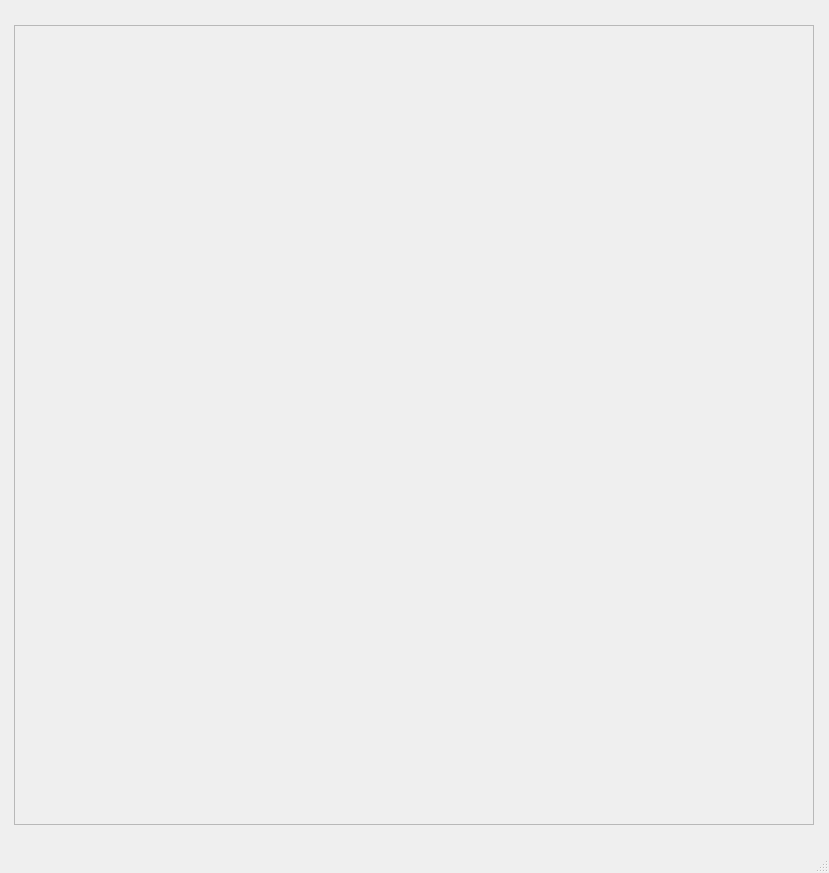
<?xml version="1.0" encoding="UTF-8"?>
<ui version="4.0">
 <class>MainWindow</class>
 <widget class="QMainWindow" name="MainWindow">
  <property name="geometry">
   <rect>
    <x>0</x>
    <y>0</y>
    <width>829</width>
    <height>873</height>
   </rect>
  </property>
  <property name="windowTitle">
   <string>MainWindow</string>
  </property>
  <widget class="QWidget" name="centralwidget">
   <layout class="QHBoxLayout" name="horizontalLayout">
    <item>
     <spacer name="horizontalSpacer_2">
      <property name="orientation">
       <enum>Qt::Horizontal</enum>
      </property>
      <property name="sizeHint" stdset="0">
       <size>
        <width>40</width>
        <height>20</height>
       </size>
      </property>
     </spacer>
    </item>
    <item>
     <widget class="QFrame" name="paintBall">
      <property name="minimumSize">
       <size>
        <width>800</width>
        <height>800</height>
       </size>
      </property>
      <property name="maximumSize">
       <size>
        <width>800</width>
        <height>800</height>
       </size>
      </property>
      <property name="frameShape">
       <enum>QFrame::StyledPanel</enum>
      </property>
      <property name="frameShadow">
       <enum>QFrame::Raised</enum>
      </property>
     </widget>
    </item>
    <item>
     <spacer name="horizontalSpacer">
      <property name="orientation">
       <enum>Qt::Horizontal</enum>
      </property>
      <property name="sizeHint" stdset="0">
       <size>
        <width>40</width>
        <height>20</height>
       </size>
      </property>
     </spacer>
    </item>
   </layout>
  </widget>
  <widget class="QMenuBar" name="menubar">
   <property name="geometry">
    <rect>
     <x>0</x>
     <y>0</y>
     <width>829</width>
     <height>26</height>
    </rect>
   </property>
  </widget>
  <widget class="QStatusBar" name="statusbar"/>
 </widget>
 <resources/>
 <connections/>
</ui>
